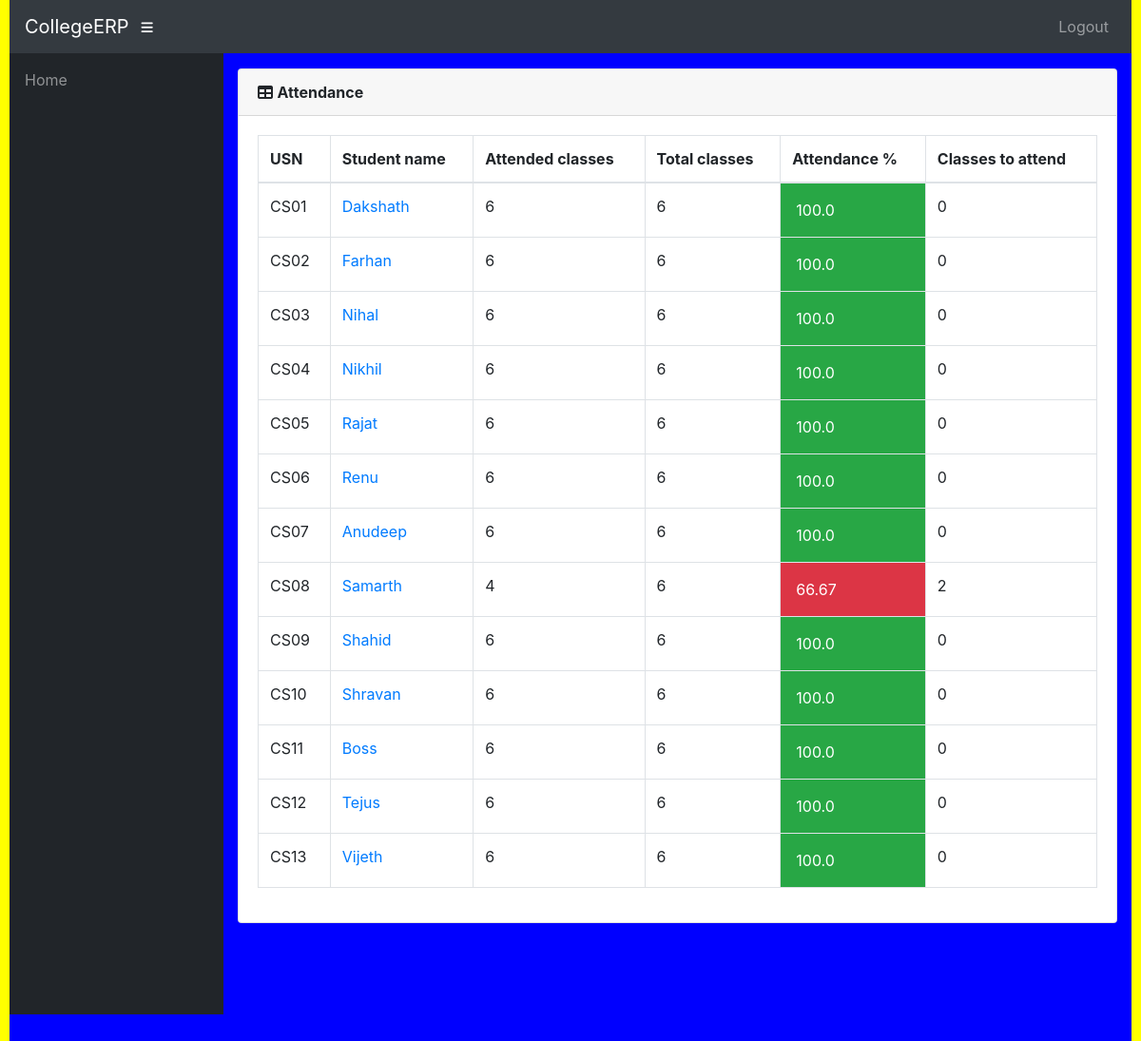
/teacher/4/Students/attendance/ (signed in), run on the app's committed database.
### info/models.py (models this page shows)
class AttendanceTotal(models.Model):
    course = models.ForeignKey(Course, on_delete=models.CASCADE)
    student = models.ForeignKey(Student, on_delete=models.CASCADE)
    class Meta:
        unique_together = (('student', 'course'),)
    @property
    def att_class(self):
        stud = Student.objects.get(name=self.student)
        cr = Course.objects.get(name=self.course)
        att_class = Attendance.objects.filter(course=cr, student=stud, status='True').count()
        return att_class
    @property
    def total_class(self):
        stud = Student.objects.get(name=self.student)
        cr = Course.objects.get(name=self.course)
        total_class = Attendance.objects.filter(course=cr, student=stud).count()
        return total_class
    @property
    def attendance(self):
        stud = Student.objects.get(name=self.student)
        cr = Course.objects.get(name=self.course)
        total_class = Attendance.objects.filter(course=cr, student=stud).count()
        att_class = Attendance.objects.filter(course=cr, student=stud, status='True').count()
        if total_class == 0:
            attendance = 0
        else:
            attendance = round(att_class / total_class * 100, 2)
        return attendance
    @property
    def classes_to_attend(self):
        stud = Student.objects.get(name=self.student)
        cr = Course.objects.get(name=self.course)
        total_class = Attendance.objects.filter(course=cr, student=stud).count()
        att_class = Attendance.objects.filter(course=cr, student=stud, status='True').count()
        cta = math.ceil((0.75*total_class - att_class)/0.25)
        if cta < 0:
            return 0
        return cta

class Student(models.Model):
    user = models.OneToOneField(User, on_delete=models.CASCADE, null=True)
    class_id = models.ForeignKey(Class, on_delete=models.CASCADE, default=1)
    USN = models.CharField(primary_key='True', max_length=100)
    name = models.CharField(max_length=200)
    sex = models.CharField(max_length=50, choices=sex_choice, default='Male')
    DOB = models.DateField(default='1998-01-01')
    def __str__(self):
        return self.name

class Course(models.Model):
    dept = models.ForeignKey(Dept, on_delete=models.CASCADE)
    id = models.CharField(primary_key='True', max_length=50)
    name = models.CharField(max_length=50)
    shortname = models.CharField(max_length=50, default='X')
    def __str__(self):
        return self.name

### info/views.py (the view)
# urls.py: path('teacher/<int:assign_id>/Students/attendance/', views.t_student, name='t_student'),
@login_required()
def t_student(request, assign_id):
    ass = Assign.objects.get(id=assign_id)
    att_list = []
    for stud in ass.class_id.student_set.all():
        try:
            a = AttendanceTotal.objects.get(student=stud, course=ass.course)
        except AttendanceTotal.DoesNotExist:
            a = AttendanceTotal(student=stud, course=ass.course)
            a.save()
        att_list.append(a)
    return render(request, 'info/t_students.html', {'att_list': att_list})

### info/models.py (called while the page is built)
    @property
    def is_student(self):
        if hasattr(self, 'student'):
            return True
        return False

    @property
    def is_teacher(self):
        if hasattr(self, 'teacher'):
            return True
        return False

### info/templates/info/t_students.html
{% extends 'info/base.html' %}
    {% load static %}
    {% block content %}
                  <div class="card mb-3">
            <div class="card-header">
              <i class="fas fa-table"></i>
            <b>Attendance</b></div>
            <div class="card-body">
              <div class="table-responsive">
                <table class="table table-bordered" id="dataTable" width="100%" cellspacing="0">
                  <thead>
                    <tr>
                        <th>USN</th>
                        <th>Student name</th>
                        <th>Attended classes</th>
                        <th>Total classes</th>
                        <th>Attendance %</th>
                        <th>Classes to attend</th>
                    </tr>
                  </thead>
                  <tbody>
                    {% for a in att_list %}
                    <tr>
                        <td>{{ a.student_id }}</td>
                        <td><a href="{% url 't_attendance_detail' a.student.USN a.course_id %}">{{ a.student.name }}</a></td>
                        <td>{{ a.att_class }}</td>
                        <td>{{ a.total_class }}</td>
                        {% if a.attendance < 75 %}
                            <td class="p-3 mb-2 bg-danger text-white">{{ a.attendance }}</td>
                        {% else %}
                            <td class="p-3 mb-2 bg-success text-white">{{ a.attendance }}</td>
                        {% endif %}
                        <td>{{ a.classes_to_attend }}</td>
                    </tr>
                    {% empty %}
                            <p>No students</p>
                    {% endfor %}
                  </tbody>
                </table>
              </div>
            </div>
          </div>
    {% endblock %}

### data on the page
AttendanceTotal: student_id "CS01", student.name "Dakshath", att_class "6", total_class "6", attendance "100.0", classes_to_attend "0"
AttendanceTotal: student_id "CS02", student.name "Farhan", att_class "6", total_class "6", attendance "100.0", classes_to_attend "0"
AttendanceTotal: student_id "CS03", student.name "Nihal", att_class "6", total_class "6", attendance "100.0", classes_to_attend "0"
AttendanceTotal: student_id "CS04", student.name "Nikhil", att_class "6", total_class "6", attendance "100.0", classes_to_attend "0"
AttendanceTotal: student_id "CS05", student.name "Rajat", att_class "6", total_class "6", attendance "100.0", classes_to_attend "0"
AttendanceTotal: student_id "CS06", student.name "Renu", att_class "6", total_class "6", attendance "100.0", classes_to_attend "0"
AttendanceTotal: student_id "CS07", student.name "Anudeep", att_class "6", total_class "6", attendance "100.0", classes_to_attend "0"
AttendanceTotal: student_id "CS08", student.name "Samarth", att_class "4", total_class "6", attendance "66.67", classes_to_attend "2"
AttendanceTotal: student_id "CS09", student.name "Shahid", att_class "6", total_class "6", attendance "100.0", classes_to_attend "0"
AttendanceTotal: student_id "CS10", student.name "Shravan", att_class "6", total_class "6", attendance "100.0", classes_to_attend "0"
AttendanceTotal: student_id "CS11", student.name "Boss", att_class "6", total_class "6", attendance "100.0", classes_to_attend "0"
AttendanceTotal: student_id "CS12", student.name "Tejus", att_class "6", total_class "6", attendance "100.0", classes_to_attend "0"
AttendanceTotal: student_id "CS13", student.name "Vijeth", att_class "6", total_class "6", attendance "100.0", classes_to_attend "0"
